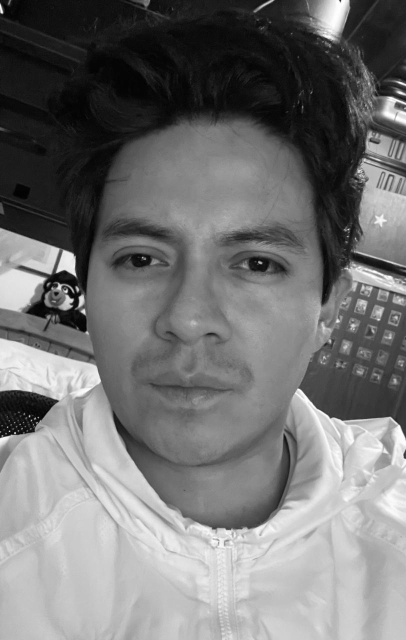
#> input picture Img1.jpeg, 812 x 1280 px (shown at 1/2 size)
$ python activity_5_2.py
#> lines starting #> are read from the running program, lines starting #| are printed output that depends on the picture
from __future__ import annotations

from pathlib import Path

import numpy as np
import matplotlib.pyplot as plt
from PIL import Image
from sklearn.decomposition import PCA

IMG_PATH = Path("Img1.jpeg")  # formatos aceptados jpeg, png, jpg
OUTPUT_PATH = Path("outputs") / "actividad_5_2.png"
VARIANZAS = [0.70, 0.99]


def main() -> None:
    # 1. Cargar imagen
    img = Image.open(IMG_PATH)
#> img is the input picture: PIL image 812x1280 RGB; min 0, max 255, mean 116.3
    img_gray = img.convert("L")  # convertimos a escala de grises
    img_resized = img_gray.resize((512, 512), Image.LANCZOS)  # redimensionar la imagen
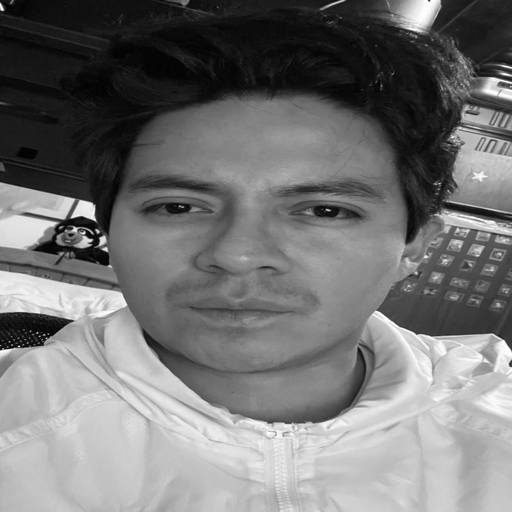
#> img_resized: PIL image 512x512 L; min 0, max 255, mean 116.3
    img_array = np.array(img_resized, dtype=float)  # obtener la matriz numérica de la imagen

    # 2. Aplicar PCA para compresión
    # img_array tiene dimensión (512, 512): cada fila es una muestra, cada columna una feature
    reconstructions = []
    infos = []
    for explained_variance in VARIANZAS:
        pca = PCA(explained_variance)
        pca.fit(img_array)
        z = pca.transform(img_array)  # representación comprimida
        K = pca.n_components_

        # 3. Reconstrucción
        img_approx = pca.inverse_transform(z)
        reconstructions.append(img_approx)

        variance_retained = np.sum(pca.explained_variance_ratio_)
        infos.append((explained_variance, K, variance_retained))

        # 5. Mostrar información
        print(f"\nVarianza objetivo: {explained_variance * 100:.0f}%")
        print("Dimensión original:", img_array.shape)
        print("Dimensión comprimida (z):", z.shape)
        print("Número de componentes principales K:", K)
        print(f"Varianza retenida real: {variance_retained * 100:.2f}%")
#> this loop made 2 passes
#> pass 1, in main, `img_approx = pca.inverse_transform(z)`:
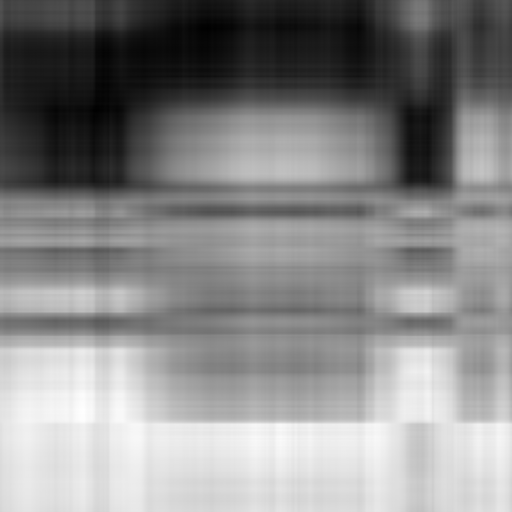
#> img_approx: shape (512, 512) float64; min -5.21, max 222.5, mean 116.3; drawn with min black and max white
#> pass 2, in main, `z = pca.transform(img_array)`:
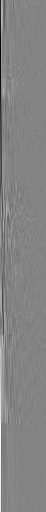
#> z: shape (512, 46) float64; min -2138.3, max 1989.3, mean 0; drawn with min black and max white
#> pass 2, in main, `img_approx = pca.inverse_transform(z)`:
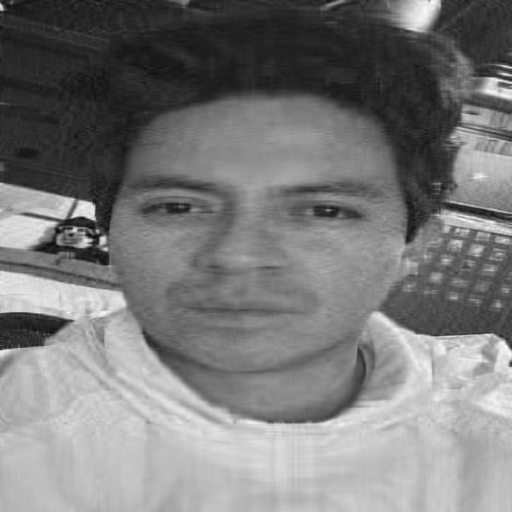
#> img_approx: shape (512, 512) float64; min -26.59, max 270.5, mean 116.3; drawn with min black and max white
#> after the loop, infos = [(0.7, 2, 0.767), (0.99, 46, 0.99)]; reconstructions = 2 items

    # 4. Visualización: original + reconstrucciones (70% y 99%)
    plt.figure(figsize=(15, 5))

    plt.subplot(1, 3, 1)
    plt.title("Imagen original")
    plt.imshow(img_array, cmap="gray")
    plt.axis("off")

    for i, (explained_variance, K, variance_retained) in enumerate(infos):
        plt.subplot(1, 3, i + 2)
        plt.title(f"{explained_variance * 100:.0f}% varianza (k={K})")
        plt.imshow(reconstructions[i], cmap="gray")
        plt.axis("off")
#> this loop made 2 passes

    OUTPUT_PATH.parent.mkdir(parents=True, exist_ok=True)
    plt.savefig(OUTPUT_PATH, dpi=150, bbox_inches="tight")
    print(f"\nGráfica guardada en: {OUTPUT_PATH}")
    plt.show()


if __name__ == "__main__":
    main()
